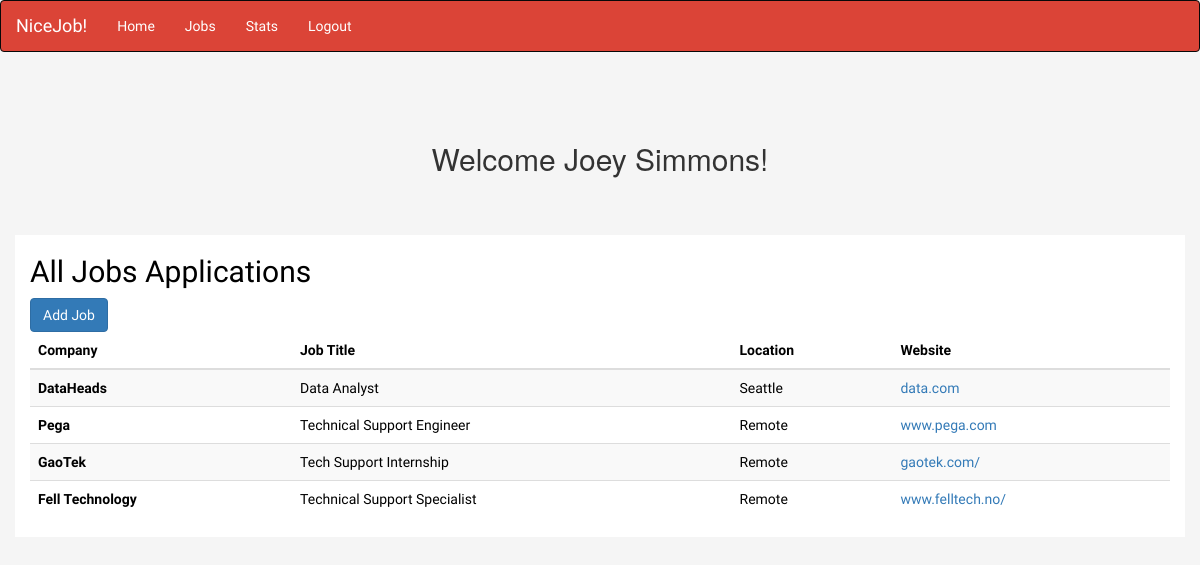
The app's page /jobs (signed in) with its own data.
### main/models.py (models this page shows)
class User(models.Model):
    first_name = models.CharField(max_length=50)
    last_name = models.CharField(max_length=50)
    email = models.CharField(max_length=255)
    password = models.CharField(max_length=500)
    created_at = models.DateTimeField(auto_now_add=True)
    updated_at = models.DateTimeField(auto_now=True)
    objects = UserManager()

class Job(models.Model):
    company = models.CharField(max_length=255, default="not-listed")
    title = models.CharField(max_length=255)
    date_applied = models.DateField()
    applied_on = models.CharField(max_length=100
    )
    location = models.CharField(max_length=255)
    website = models.CharField(max_length=300)
    next_steps = models.CharField(max_length=300)
    comments = models.TextField()
    rejected = models.BooleanField(default=False)
    uploaded_by = models.ForeignKey(User, related_name="jobs_uploaded",on_delete = models.CASCADE)
    created_at = models.DateTimeField(auto_now_add=True)
    updated_at = models.DateTimeField(auto_now=True)

### main/views.py (the view)
# urls.py: path('jobs',views.jobs),
def jobs(request):
    if 'user_id' in request.session:
        logged_in_user = User.objects.get(id=request.session['user_id'])
        all_jobs = Job.objects.all()
        context = {
        'logged_in_user': logged_in_user,
        'all_jobs' : all_jobs
        }
        return render(request,'all_jobs.html',context)

### main/templates/all_jobs.html (shortened to what this page needs)
<!DOCTYPE html>
<html lang="en">
<head>
  <link rel="stylesheet" href="https://maxcdn.bootstrapcdn.com/bootstrap/3.4.1/css/bootstrap.min.css">
  <link rel="stylesheet" href="static/css/style.css">
</head>
<body>
  <div>
    <nav class="navbar navbar-inverse">
      <div class="container-fluid">
        <div class="navbar-header">
          <a class="navbar-brand" href="#">NiceJob!</a>
        </div>
        <ul class="nav navbar-nav">
          <li class="active"><a href="/welcome">Home</a></li>
          <li><a href="#">Jobs</a></li>
          <li><a href="#">Stats</a></li>
          <li><a href="/logout">Logout</a></li>
        </ul>
      </div>
    </nav>
  </div>
  <div class="jumbo_container">
    <h2 class="jumbo">Welcome {{logged_in_user.first_name}} {{logged_in_user.last_name}}!</h2>
  </div>
  <div class="container">
    <h2>All Jobs Applications</h2>
    <button type="button" class="btn btn-primary" data-toggle="modal" data-target="#myModal">Add Job</button>
    <div class="welcome_container">
      <table class="table table-striped">
        <thead>
          <tr>
            <th scope="col">Company</th>
            <th scope="col">Job Title</th>
            <th scope="col">Location</th>
            <th scope="col">Website</th>
          </tr>
        </thead>
        <tbody>
          {%for job in all_jobs%}
          <tr>
            <th scope="row">{{job.company}}</th>
            <td>{{job.title}}</td>
            <td>{{job.location}}</td>
            <td><a href="https://{{job.website}}">{{job.website}}</a></td>
        </tr>
            {% endfor %}
        </tbody>
      </table>
</body>
</html>

### main/static/css/style.css (style rules this page uses)
nav { background-color: #DB4437 !important; color: white !important; font-family: 'Maven Pro', sans-serif !important; }
.navbar-inverse .navbar-nav>li>a { color: white; }
.navbar-inverse .navbar-nav>.active>a, .navbar-inverse .navbar-nav>.active>a:focus, .navbar-inverse .navbar-nav>.active>a:hover { color: white }
.navbar-inverse .navbar-nav>.active>a, .navbar-inverse .navbar-nav>.active>a:focus, .navbar-inverse .navbar-nav>.active>a:hover { background-color:#DB4437 !important ; }
.navbar-inverse .navbar-brand { color: white; }
.container { background-color: white; color: black; font-family: 'Maven Pro', sans-serif; }
body { background-color: whitesmoke; }
.jumbo_container { display: flex; justify-content: center; padding: 50px; }

### records on screen
User: first_name "Joey", last_name "Simmons"
Job: company "DataHeads", title "Data Analyst", location "Seattle", website "data.com"
Job: company "Pega", title "Technical Support Engineer", location "Remote", website "www.pega.com"
Job: company "GaoTek", title "Tech Support Internship", location "Remote", website "gaotek.com/"
Job: company "Fell Technology", title "Technical Support Specialist", location "Remote", website "www.felltech.no/"
